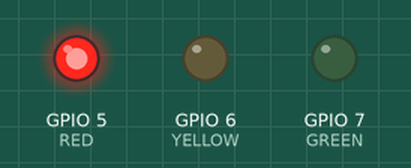
Simulated run of this program. Board: Raspberry Pi (BCM pin numbers). Shown: output pins drawn as LEDs (lit = HIGH). At 6.0 s the program stops and its outputs stay as they are.

Above: at 0.1 s.
At 2.1 s:
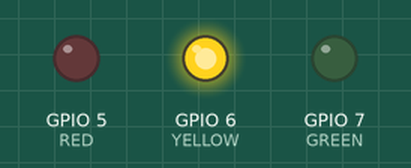
At 4.1 s:
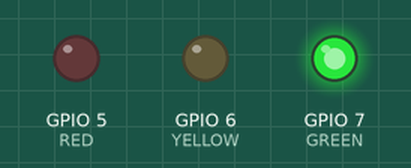
At 6.1 s:
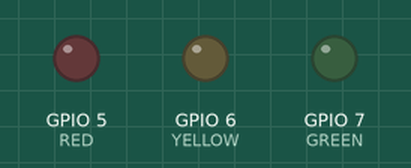
Timing chart, 0 to 7.5 s (numbered marks = the images above):
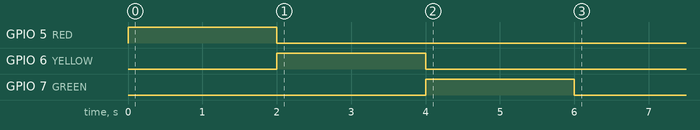

The program:

led_3.py
```python
import RPi.GPIO as GPIO
import time

RED = 5
YELLOW = 6
GREEN = 7
GPIO.setmode(GPIO.BCM) #BCM pin번호를 따르겠다는 의미
GPIO.setup(RED, GPIO.OUT)
GPIO.setup(YELLOW, GPIO.OUT)
GPIO.setup(GREEN, GPIO.OUT)

GPIO.output(RED, GPIO.HIGH)
time.sleep(2)
GPIO.output(RED, GPIO.LOW)
GPIO.output(YELLOW, GPIO.HIGH)
time.sleep(2)
GPIO.output(YELLOW, GPIO.LOW)
GPIO.output(GREEN, GPIO.HIGH)
time.sleep(2)
GPIO.output(GREEN, GPIO.LOW)
```

Measured:
- by itself, GPIO 5 (RED): LOW → HIGH at 0.00 s, → LOW 2.0 s later
- by itself, GPIO 6 (YELLOW): LOW → HIGH at 2.0 s, → LOW 2.0 s later
- by itself, GPIO 7 (GREEN): LOW → HIGH at 4.0 s, → LOW 2.0 s later
